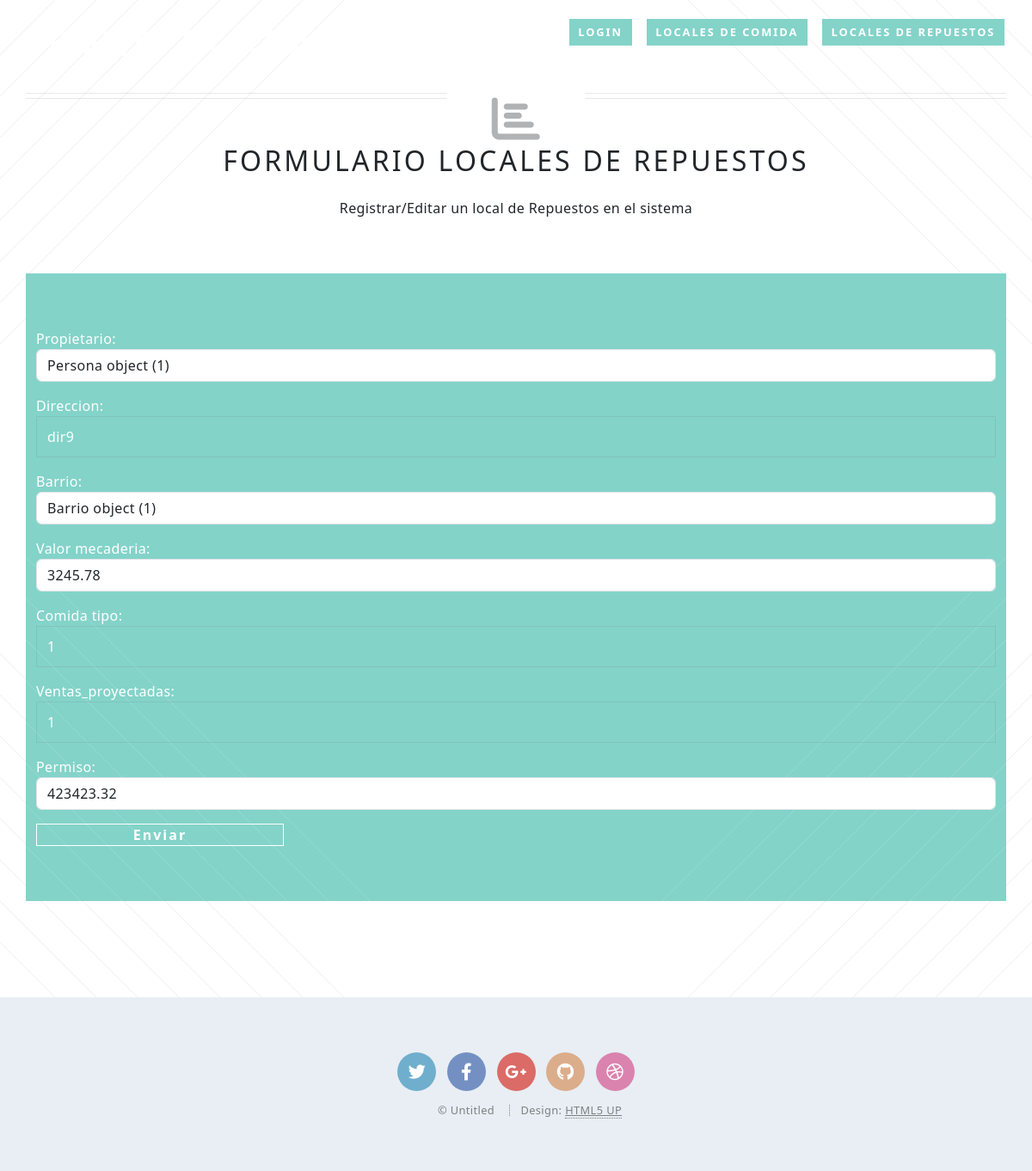
Screenshot of /edit/LocalesRepuestos/1 (signed in) with the database file from the repository.
### locales_app/models.py (models this page shows)
class LocalesRepuestos(models.Model):
    propietario = models.ForeignKey(Persona, on_delete=models.CASCADE)
    direccion = models.CharField(verbose_name = "direccion", max_length=300)
    barrio = models.ForeignKey(Barrio, on_delete = models.CASCADE)
    valor_mecaderia = models.FloatField()
    comida_tipo = models.CharField(max_length= 50)
    ventas_proyectadas = models.CharField(verbose_name = "ventas_proyectadas",max_length=200)
    permiso = models.FloatField()

### locales_app/views.py (the view)
# urls.py: path("edit/LocalesRepuestos/<int:id>", LocalesRepuestos_edit, name="LocalesRepuestos_edit"),
@login_required(login_url="/admin")
def LocalesRepuestos_edit(request, id):
    e = LocalesRepuestos.objects.get(pk=id)
    if request.method == 'POST':
        form = LocalesRepuestosForm(request.POST, instance=e)
        if form.is_valid():
            form.save()
            return redirect("list_LocalesRepuestoss")
    else:
        form = LocalesRepuestosForm(instance=e)
    return render(request, 'LocalesRepuestos_form.html', {'formulario': form})

### locales_app/forms.py
class LocalesRepuestosForm(forms.ModelForm):
    class Meta:
        model = LocalesRepuestos
        fields = "__all__"
    def __init__(self, *args, **kwargs):
            super().__init__(*args, **kwargs)
            for field in iter(self.fields):
                self.fields[field].widget.attrs.update({"class": "form-control"})

### locales_app/templates/LocalesRepuestos_form.html (shortened to what this page needs)
{% extends 'base/base.html' %}
{% block title %}Formulario Locales de Repuestos{% endblock %}
{% block description %}Registrar/Editar un local de Repuestos en el sistema{% endblock %}
{% block content %}
<form method="POST">
    {{ formulario.as_p }}
    <button type="submit">Enviar</button>
</form>
{% endblock %}

### locales_app/static/assets/css/main.css (style rules this page uses)
html, body, div, span, applet, object, iframe, h1, h2, h3, h4, h5, h6, p, blockquote, pre, a, abbr, acronym, address, big, cite, code, del, dfn, em, img, ins, kbd, q, s, samp, small, strike, strong, sub, sup, tt, var, b, u, i, center, dl, dt, dd, ol, ul, li, fieldset, form, label, legend, table, caption, tbody, tfoot, thead, tr, th, td, article, aside, canvas, details, embed, figure, figcaption, footer, header, hgroup, menu, nav, output, ruby, section, summary, time, mark, audio, video { margin: 0; padding: 0; border: 0; font-size: 100%; font: inherit; vertical-align: baseline; }
body { line-height: 1; }
body { -webkit-text-size-adjust: none; }
input, select, textarea { -moz-appearance: none; -webkit-appearance: none; -ms-appearance: none; appearance: none; }
html { box-sizing: border-box; }
*, *:before, *:after { box-sizing: inherit; }
body { background: #f3f6fa; }
body, input, select, textarea { color: #7c8081; font-family: 'Lato', sans-serif; font-size: 15pt; font-weight: 300; letter-spacing: 0.025em; line-height: 1.75em; }
p, ul, ol, dl, table, blockquote { margin: 0 0 2em 0; }
input[type="text"], input[type="password"], input[type="email"], textarea { -moz-transition: background-color 0.2s ease-in-out, border-color 0.2s ease-in-out; -webkit-transition: background-color 0.2s ease-in-out, border-color 0.2s ease-in-out; -ms-transition: background-color 0.2s ease-in-out, border-color 0.2s ease-in-out; transition: background-color 0.2s ease-in-out, border-color 0.2s ease-in-out; -moz-appearance: none; -webkit-appearance: none; -ms-appearance: none; appearance: none; background: none; border: solid 1px rgba(124, 128, 129, 0.2); border-radius: 0; color: inherit; display: block; padding: 0.75em; text-decoration: none; width: 100%; outline: 0; }
input[type="text"], input[type="password"], input[type="email"] { line-height: 1em; }
input[type="button"], input[type="submit"], input[type="reset"], button, .button { -moz-appearance: none; -webkit-appearance: none; -ms-appearance: none; appearance: none; -moz-transition: color 0.2s ease-in-out, border-color 0.2s ease-in-out, background-color 0.2s ease-in-out; -webkit-transition: color 0.2s ease-in-out, border-color 0.2s ease-in-out, background-color 0.2s ease-in-out; -ms-transition: color 0.2s ease-in-out, border-color 0.2s ease-in-out, background-color 0.2s ease-in-out; transition: color 0.2s ease-in-out, border-color 0.2s ease-in-out, background-color 0.2s ease-in-out; background: none; border: solid 1px; border-radius: 0; color: inherit; cursor: pointer; display: inline-block; font-size: 0.8em; font-weight: 900; letter-spacing: 2px; min-width: 18em; padding: 0 0.75em; line-height: 3.75em; text-align: center; text-decoration: none; text-transform: uppercase; }
@media screen and (max-width: 1680px) { body, input, select, textarea { font-size: 14pt; } }
@media screen and (max-width: 1280px) { body, input, select, textarea { font-size: 13pt; letter-spacing: 0.025em; line-height: 1.65em; } }

### rows the page displays
LocalesRepuestos: propietario "Persona object (1)", direccion "dir9", barrio "Barrio object (1)", valor_mecaderia "3245.78", comida_tipo "1", ventas_proyectadas "1", permiso "423423.32"
